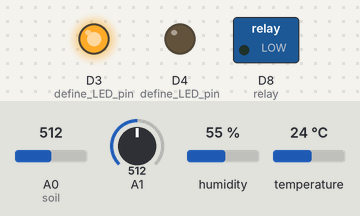
The sketch below on a simulated Arduino Zero (SAMD21). Parts: switched loads named in the sketch (green lamp = pin HIGH), output pins drawn as LEDs (lit = HIGH). The test bench sets the inputs (shaded band); at power-on: A0 (soil) = 512, A1 = 512, humidity 55 %, temperature 24 °C. What the sketch prints to the serial monitor is not drawn.

Above: at 1.8 s.
1.9 s: A0 (soil) set to 885
3.4 s: A0 (soil) set to 916
At 5.0 s:
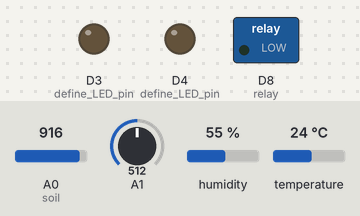
5.5 s: A1 set to 309
7.2 s: A1 set to 291
At 8.6 s:
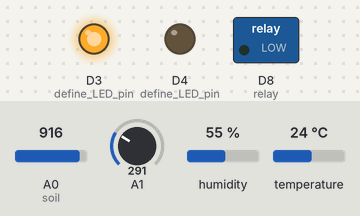
10.6 s: A1 set to 306
At 11.8 s:
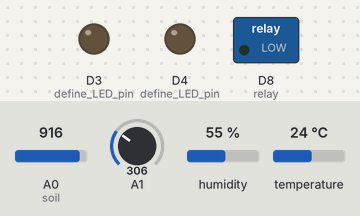
12.6 s: A1 set to 290
At 14.3 s:
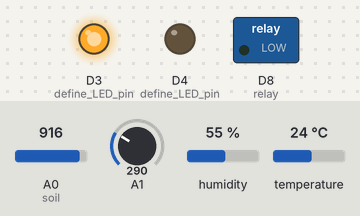
Timing chart, 0 to 15.6 s (numbered marks = the images above; inputs shaded):
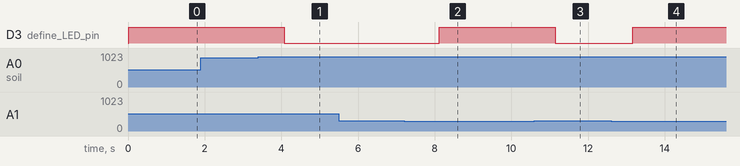

The sketch:

Smart_Water_Irrigation.ino
```cpp
#include "DHT.h"
#define DHTTYPE DHT11   // DHT 11
#define DHTPIN 2     // what pin we're connected to（DHT10 and DHT20 don't need define it）
DHT dht(DHTPIN, DHTTYPE);   //   DHT11 DHT21 DHT22

#if defined(ARDUINO_ARCH_AVR)
    #define debug  Serial

#elif defined(ARDUINO_ARCH_SAMD) ||  defined(ARDUINO_ARCH_SAM)
    #define debug  SerialUSB
#else
    #define debug  Serial
#endif

int soil=A0;
int relay=8;

void setup() {

//temp
    debug.begin(9600);
    debug.println("DHTxx test!");
    Wire.begin();


    dht.begin();
    //soil

pinMode(soil,INPUT);
pinMode(relay,OUTPUT);
Serial.begin(9600);


//rain
Serial.begin(9600);//enable serial monitor
  pinMode(4, OUTPUT);//define LED pin
  pinMode(3, OUTPUT);//define LED pin

}

void loop()
{
    float temp_hum_val[2] = {0};


    if (!dht.readTempAndHumidity(temp_hum_val)) {
        debug.print("Humidity: ");
        debug.print(temp_hum_val[0]);
        debug.print(" %\t");
        debug.print("Temperature: ");
        debug.print(temp_hum_val[1]);
        debug.println(" *C");
    } else {
        debug.println("Failed to get temprature and humidity value.");
    }

int soilData=analogRead(soil);
Serial.print("Soil DATA:");
Serial.println(soilData);


int value = analogRead(A1);//read value
  Serial.print("Value : ");
  Serial.println(value);
  if (value < 300 and soilData>900) {//check condition
    Serial.print("Heavy rain ");
    digitalWrite(3, HIGH);
    Serial.print("Dry Soil ");
    }

  else if(value > 300 and soilData<900){
    Serial.print("No Rain ");
    Serial.print("Wet Soil ");
    digitalWrite(3, HIGH);
  }
  else if(value < 300 and soilData<900){
    Serial.print("Heavy rain ");
    Serial.print("Wet Soil ");
    digitalWrite(3, HIGH);
  }
  else {
    digitalWrite(3, LOW);
    Serial.print("No Rain ");
    Serial.print("Dry Soil ");
  }
  delay(1000);

}
```

Measured:
- the behaviour switches between 899 and 900 on A0 (soil) (found by bisection; images 0 and 1)
- the behaviour switches between 300 and 299 on A1 (found by bisection; images 1 and 2)
- after the input at 1.9 s, every drawn part: stays the same
- after the input at 3.4 s, D3 (define_LED_pin): HIGH → LOW after 0.67 s
- after the input at 5.5 s, every drawn part: stays the same
- after the input at 7.2 s, D3 (define_LED_pin): LOW → HIGH after 0.92 s
- after the input at 10.6 s, D3 (define_LED_pin): HIGH → LOW after 0.55 s
- after the input at 12.6 s, D3 (define_LED_pin): LOW → HIGH after 0.57 s
